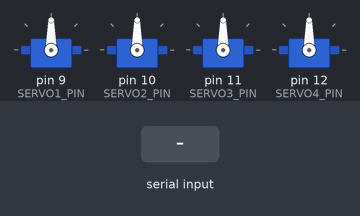
This sketch was run on a simulated Arduino Uno, built with avr-gcc and run on an emulated ATmega328P. On the bench: 4 × servo. The test bench sets the inputs (shaded band).

Above: at 1.7 s.
1.8 s: "0\n" received over Serial
At 2.26 s:
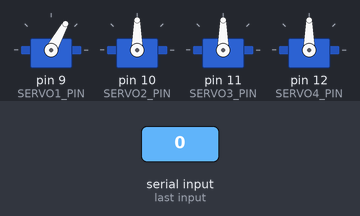
4.8 s: "1\n" received over Serial
At 7.39 s:
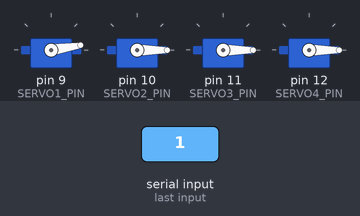
10.8 s: "d\n" received over Serial
At 16.1 s:
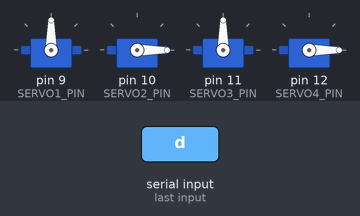
19.8 s: "d\n" received over Serial
At 21.05 s:
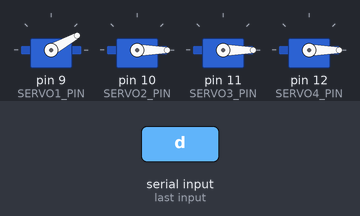
Timing chart, 0 to 23.8 s (numbered marks = the images above; inputs shaded):
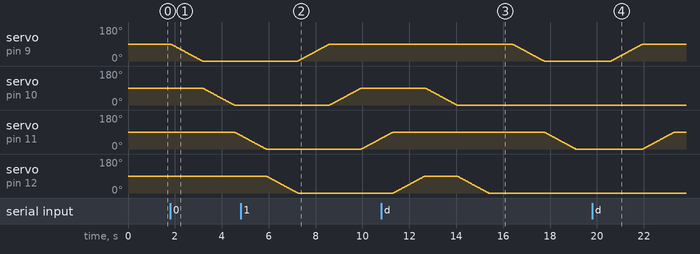

Measured:
- after the input at 1.8 s, servo on pin 9 (SERVO1_PIN): moves from 90° to 0° over 1.4 s, starting at once; servo on pin 10 (SERVO2_PIN): moves from 90° to 0° over 1.4 s, starting after 1.4 s; servo on pin 11 (SERVO3_PIN): moves from 90° to 73° over 0.24 s, starting after 2.7 s
- after the input at 4.8 s, servo on pin 9 (SERVO1_PIN): moves from 0° to 90° over 1.4 s, starting after 2.4 s; servo on pin 10 (SERVO2_PIN): moves from 0° to 90° over 1.4 s, starting after 3.8 s
- after the input at 10.8 s, servo on pin 9 (SERVO1_PIN): moves from 90° to 0° over 1.4 s, starting after 5.6 s; servo on pin 10 (SERVO2_PIN): moves from 90° to 0° over 1.4 s, starting after 1.9 s
- after the input at 19.8 s, servo on pin 9 (SERVO1_PIN): moves from 0° to 90° over 1.4 s, starting after 0.80 s; servo on pin 11 (SERVO3_PIN): moves from 0° to 90° over 1.3 s, starting after 2.2 s
- by itself, servo on pin 12 (SERVO4_PIN): rises from 0° to 90° in 1.4 s, then falls to 0° in 2.7 s

The sketch:

ServoControl.ino
```cpp
/**
 * This Arduino sketch controls multiple servos to represent Braille patterns.
 * It includes functions to center servos, reset pins, set individual dots,
 * and process serial commands for various operations.
 *
 * Constants:
 * - SERVO1_PIN, SERVO2_PIN, SERVO3_PIN, SERVO4_PIN: Define the pins to which servos are connected.
 * - MIN_PULSE_WIDTH, MAX_PULSE_WIDTH: Define the pulse width range for the servos.
 * - MIN_ANGLE, MAX_ANGLE: Define the minimum and maximum angles for servo movement.
 * - DOT_DOWN, DOT_UP: Define the angles representing Braille dot states.
 * - MOVEMENT_DELAY: Define the delay for smooth servo movement.
 *
 * Functions:
 * - void centerAllServos(): Centers all servos to the 90-degree position.
 * - void resetAllPins(): Resets all pins to the down position (0 degrees).
 * - void setDot(int dotNumber, bool state): Sets a specific dot up (true) or down (false).
 * - void smoothMove(Servo &servo, int startAngle, int endAngle): Moves a servo smoothly from startAngle to endAngle.
 * - void setAllServos(int angle): Moves all servos to a specific angle.
 * - void demoPattern(): Demonstrates a predefined pattern of servo movements.
 * - void displayBraillePattern(uint8_t pattern): Displays a Braille pattern based on the provided bit pattern.
 * - void processSerialCommand(String command): Processes serial commands to control the servos.
 *
 * setup():
 * - Initializes the serial communication for debugging.
 * - Attaches servos to their respective pins with specified pulse widths.
 * - Centers all servos on startup.
 *
 * loop():
 * - Continuously checks for serial input and processes commands.
 *
 * Usage:
 * - Send serial commands in the format "pin:state" (e.g., "1:1" to set pin 1 up).
 * - Single-character commands:
 *   - 'c': Center all servos.
 *   - 'd': Run demo pattern.
 *   - 'r': Reset all pins.
 *   - '0': Set all pins down.
 *   - '1': Set all pins up.
 */
/*
This file needs to be in a folder with the same name as the file.
I made a folder named ServoControl and placed this file in it.
Arduino IDE should create this folder structure when you save a new sketch.
*/


#include <Servo.h>

// Define servo pins - ADJUST TO WHATEVER PINS WE USE AND WHAT BRAILLE BIT IT IS
#define SERVO1_PIN 9
#define SERVO2_PIN 10
#define SERVO3_PIN 11
#define SERVO4_PIN 12

// Create servo objects
Servo servo1;
Servo servo2;
Servo servo3;
Servo servo4;

// Servo limits and parameters
const int MIN_PULSE_WIDTH = 500;   // CHECK LATER: VERIFY THIS VALUE WITH SERVO SPECIFICATIONS
const int MAX_PULSE_WIDTH = 2400;  // CHECK LATER: VERIFY THIS VALUE WITH SERVO SPECIFICATIONS
const int MIN_ANGLE = 0;           // Minimum angle in degrees
const int MAX_ANGLE = 180;         // Maximum angle in degrees (THIS MIGHT BE TOO MUCH)

// Braille-specific angles
const int DOT_DOWN = 0;            // Represents 0 in Braille (pin down)
const int DOT_UP = 90;             // Represents 1 in Braille (pin up)
const int MOVEMENT_DELAY = 15;     // Delay for smooth movement in milliseconds

// Function prototypes
void centerAllServos();
void resetAllPins();
void setDot(int dotNumber, bool state);
void smoothMove(Servo &servo, int startAngle, int endAngle);
void setAllServos(int angle);
void demoPattern();
void displayBraillePattern(uint8_t pattern);
void processSerialCommand(String command);

void setup() {
  // Initialize Serial for debugging
  Serial.begin(9600);
  // CHECK LATER: Ensure the baud rate matches the Serial Monitor settings

  // Attach servos to pins with specified pulse widths
  servo1.attach(SERVO1_PIN, MIN_PULSE_WIDTH, MAX_PULSE_WIDTH);
  servo2.attach(SERVO2_PIN, MIN_PULSE_WIDTH, MAX_PULSE_WIDTH);
  servo3.attach(SERVO3_PIN, MIN_PULSE_WIDTH, MAX_PULSE_WIDTH);
  servo4.attach(SERVO4_PIN, MIN_PULSE_WIDTH, MAX_PULSE_WIDTH);

  // Center all servos on startup
  centerAllServos();
}

// Function to center all servos
void centerAllServos() {
  servo1.write(90);
  servo2.write(90);
  servo3.write(90);
  servo4.write(90);
  delay(500); // WAIT FOR SERVOS TO MOVE TO CENTER POSITION
}

// Reset all pins to down position (0)
void resetAllPins() {
  setDot(1, false);
  setDot(2, false);
  setDot(3, false);
  setDot(4, false);
  delay(500); // WAIT FOR SERVOS TO MOVE TO DOWN POSITION
}

// Set a specific dot up (true) or down (false)
void setDot(int dotNumber, bool state) {
  int angle = state ? DOT_UP : DOT_DOWN;

  switch(dotNumber) {
    case 1:
      smoothMove(servo1, servo1.read(), angle);
      break;
    case 2:
      smoothMove(servo2, servo2.read(), angle);
      break;
    case 3:
      smoothMove(servo3, servo3.read(), angle);
      break;
    case 4:
      smoothMove(servo4, servo4.read(), angle);
      break;
    default:
      Serial.println("INVALID DOT NUMBER");
      break;
  }
}

// Smooth movement function for better pin control
void smoothMove(Servo &servo, int startAngle, int endAngle) {
  int step = (startAngle < endAngle) ? 1 : -1;

  for (int angle = startAngle; angle != endAngle; angle += step) {
    servo.write(angle);
    delay(MOVEMENT_DELAY);
    // CHECK LATER: Consider using non-blocking delays for better performance
  }
  servo.write(endAngle); // Ensure the final position is set
}

// Function to move all servos to a specific angle
void setAllServos(int angle) {
  angle = constrain(angle, MIN_ANGLE, MAX_ANGLE);
  servo1.write(angle);
  servo2.write(angle);
  servo3.write(angle);
  servo4.write(angle);
  // CHECK LATER: Ensure moving all servos simultaneously does not cause power issues
}

// Example implementation of demoPattern
void demoPattern() {
  // Define a sequence of servo movements for the demo
  setDot(1, true);
  setDot(2, false);
  setDot(3, true);
  setDot(4, false);
  delay(1000); // WAIT FOR 1 SECOND
  resetAllPins();
  delay(1000); // WAIT FOR 1 SECOND
}

// Example implementation of displayBraillePattern
void displayBraillePattern(uint8_t pattern) {
  for (int i = 0; i < 4; i++) {
    bool state = bitRead(pattern, i);
    setDot(i + 1, state);
  }
  // CHECK LATER: Validate that the pattern correctly represents Braille characters
}

// Function to process serial commands
void processSerialCommand(String command) {
  command.trim(); // REMOVE ANY LEADING/TRAILING WHITESPACE

  if (command.length() >= 3 && command.charAt(1) == ':') {
    // Format: pin:state (e.g., "1:1" sets pin 1 to up position)
    int pin = command.charAt(0) - '0';
    int state = command.charAt(2) - '0';
    if (pin >= 1 && pin <= 4 && (state == 0 || state == 1)) {
      setDot(pin, state == 1);
    } else {
      Serial.println("INVALID COMMAND FORMAT");
    }
  } else if (command.length() == 1) {
    // Handle single-character commands
    switch (command.charAt(0)) {
      case 'c': // Center all servos
        centerAllServos();
        break;
      case 'd': // Run demo pattern
        demoPattern();
        break;
      case 'r': // Reset all pins
        resetAllPins();
        break;
      case '0': // Set all pins down
        displayBraillePattern(0b0000);
        break;
      case '1': // Set all pins up
        displayBraillePattern(0b1111);
        break;
      default:
        Serial.println("UNKNOWN COMMAND");
        break;
    }
  } else {
    Serial.println("UNRECOGNIZED COMMAND");
  }
}

void loop() {
  if (Serial.available() > 0) {
    String command = Serial.readStringUntil('\n');
    processSerialCommand(command);
    // CHECK LATER: Ensure that commands are terminated properly to prevent buffer issues
  }

  // ADDITIONAL FUNCTIONALITY CAN BE ADDED HERE IF NEEDED
}
```
